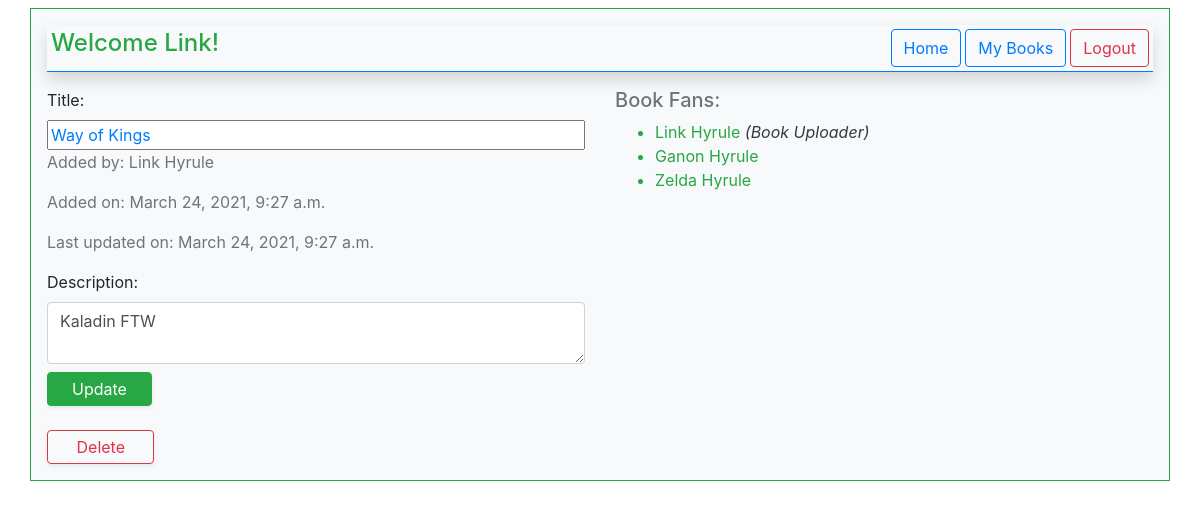
/4/show (signed in), run on an earlier commit of the app's database.
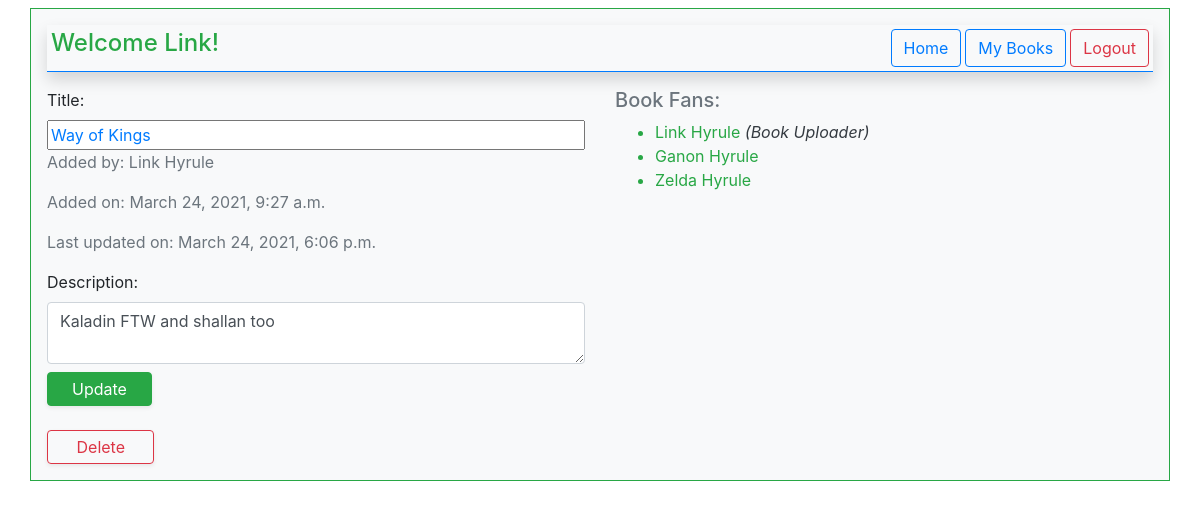
And on a later commit of the database.
### littleLibrary_App/models.py (models this page shows)
class User(models.Model):
    firstName = models.CharField(max_length=17)
    lastName = models.CharField(max_length=17)
    email = models.CharField(max_length=50)
    password = models.TextField()
    created_at = models.DateTimeField(auto_now_add=True)
    updated_at = models.DateTimeField(auto_now=True)
    objects = UserManager()

class Book(models.Model):
    title = models.CharField(max_length=17)
    description = models.TextField()
    created_at = models.DateTimeField(auto_now_add=True)
    updated_at = models.DateTimeField(auto_now=True)
    objects = BookManager()
    uploadedBy = models.ForeignKey(User, related_name="books_uploaded", on_delete = models.CASCADE)
    usersWhoFavorite = models.ManyToManyField(User, related_name="favoritedBooks")

### littleLibrary_App/views.py (the view)
# urls.py: path('<int:bookId>/show', showBook, name='showBook'),
def showBook(request, bookId):
    if('userId' not in request.session):
        messages.error(request, "Oops! Login Required to be here! Please log in or Register.")
        return redirect('/')
    user = User.objects.get(id=request.session['userId'])
    thisBook = Book.objects.get(id=bookId)
    context = {
        "user":user,
        "book":thisBook,
    }
    return render(request, "show.html", context)

### littleLibrary_App/templates/show.html (shortened to what this page needs)
<!DOCTYPE html>
<html lang="en">
<head>
    <link rel="stylesheet" href="https://stackpath.bootstrapcdn.com/bootstrap/4.3.1/css/bootstrap.min.css">
</head>
<body>
    <div class="container bg-light p-3 mt-2 mb-2 border border-success">
        <div class="p-1 mb-3 bg-light d-flex justify-content-between border border-left-0 border-top-0 border-right-0 border-primary shadow">
            <h4 class="text-success">Welcome {{user.firstName}}!</h4>
            <a href="{% url 'dashboard' %}" class="btn btn-outline-primary ml-auto mr-1">Home</a>
            <a href="/{{user.id}}" class="btn btn-outline-primary mr-1">My Books</a>
            <a href="{% url 'logout' %}" class="btn btn-outline-danger">Logout</a>
        </div>
        <div class="row">
            <div class="col">
                {% if user.id == book.uploadedBy.id %}
                    <form action="/{{book.id}}/update" method="POST" class="form-group d-flex flex-column">
                        <label for="title">Title: </label>
                        <input type="text" value="{{book.title}}" name="title" class="text-primary" required>
                        <p class="text-secondary">Added by: {{book.uploadedBy.firstName}} {{book.uploadedBy.lastName}}</p>
                        <p class="text-secondary">Added on: {{book.created_at}}</p>
                        <p class="text-secondary">Last updated on: {{book.updated_at}}</p>
                        <label for="description">Description: </label>
                        <textarea name="description" class="form-control" required>{{book.description}}</textarea>
                        <input type="submit" value="Update" class="mr-auto btn btn-success mt-2 p-1 pl-4 pr-4 shadow-sm">
                    </form>
                    <form action="/{{book.id}}/destroy" method="POST" class="d-inline">
                        <input type="submit" value=" Delete " class="mr-auto btn btn-outline-danger mt-2 p-1 pl-4 pr-4 shadow-sm">
                    </form>
                {% endif %}
            </div>
            <div class="col">
                <h5 class="text-secondary">Book Fans: </h5>
                <ul>
                    {% for favUser in book.usersWhoFavorite.all %}
                        {% if book.uploadedBy.id == favUser.id %}
                            <li class="text-success">{{book.uploadedBy.firstName}} {{book.uploadedBy.lastName}} <span class="font-italic text-dark">(Book Uploader)</span></li>
                        {% else %}
                            <li class="text-success">{{favUser.firstName}} {{favUser.lastName}}
                        {% endif %}
                    {% endfor %}
                </ul>
            </div>
        </div>
    </div>
</body>
</html>

What changed in the data, as far as the page shows it:
changed Book "Way of Kings": updated_at "March 24, 2021, 9:27 a.m." → "March 24, 2021, 6:06 p.m."; description "Kaladin FTW" → "Kaladin FTW and shallan too"
